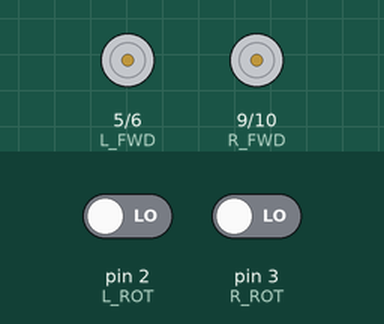
This program was run on a simulated Arduino Nano, built with avr-gcc and run on an emulated ATmega328P. Parts: motor-driver pin pairs drawn as motors (green arrow = first pin HIGH = forward, orange = second pin HIGH = backward, longer = more drive). Inputs (shaded band) come from the test bench; at power-on: pin 2 (L_ROT) LOW, pin 3 (R_ROT) LOW.

Above: at 0.1 s.
At 2.1 s:
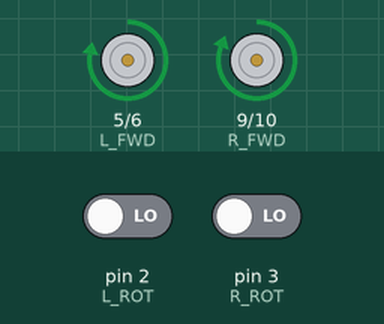
Timing chart, 0 to 3.6 s (numbered marks = the images above):
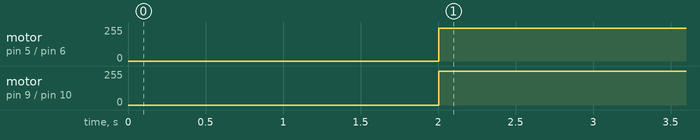

The program:

main.cpp
```cpp
#include <Arduino.h>

//function definitions

void leftSensorPulse();
void rightSensorPulse();

void drive(int speedPercent, int steerPercent = 0, float numRotations = 0);
void setMotorSpeed(int leftSpeed, int rightSpeed);
void followRightWall(int speed);
void setGripper(int position);

// Motor pins
#define L_FWD 5 // Left motor forward pin
#define R_FWD 9 // Right motor forward pin
#define L_BWD 6 // Left motor backward pin
#define R_BWD 10 // Right motor backward pin
#define L_ROT 2 // Left rotation sensor pin
#define R_ROT 3 // Right rotation sensor pin

// LINE SENSOR PINS
int _lineSensorPins[] = {A6, A7, A2, A3, A4, A5};

// Gripper constants
#define GRIPPER_PIN 11 // Gripper servo pin
#define GRIPPER_OPEN 100 // Gripper open position
#define GRIPPER_CLOSE 40 // Gripper close position

// Driving constants
#define PULSES_PER_REVOLUTION 20 // Number of pulses the rotation sensor outputs per revolution
#define STEERING_ADJUSTMENT -2 // Used to balance the speed

volatile unsigned int _leftPulses; //number of pulses counted by the left rotation sensor
volatile unsigned int _rightPulses; //number of pulses counted by the right rotation sensor

//calibration values for the line sensors
int _minValues[] = {1023, 1023, 1023, 1023, 1023, 1023}; //DARKEST VALUES
int _maxValues[] = {500, 500, 500, 500, 500, 500}; //LIGHTEST VALUES
int _lineTresholds[] = {800, 800, 800, 800, 800, 800}; //treshold for the line sensors
float _line_sensor_modifiers[] = {6, 3.5, 1.75, -1.75, -3.5, -6}; // weights for adjusting the intensity of steering based on the sensor position

int _currentLeftSpeed = 0; //current speed of the left motor
int _currentRightSpeed = 0; //current speed of the right motor

void setup() {
  setGripper(GRIPPER_OPEN); // open the gripper

  //begin the interrupt functions to count the rotations
  attachInterrupt(digitalPinToInterrupt(L_ROT), leftSensorPulse, RISING);
  attachInterrupt(digitalPinToInterrupt(R_ROT), rightSensorPulse, RISING);

  //set the motor pins
  pinMode(L_FWD, OUTPUT);
  pinMode(R_FWD, OUTPUT);
  pinMode(L_BWD, OUTPUT);
  pinMode(R_BWD, OUTPUT);
  pinMode(L_ROT, INPUT);
  pinMode(R_ROT, INPUT);

  //reset pins
  digitalWrite(L_FWD, LOW);
  digitalWrite(R_FWD, LOW);
  digitalWrite(L_BWD, LOW);
  digitalWrite(R_BWD, LOW);
}

void loop() {
  setGripper(GRIPPER_OPEN);

  delay(1000);

  setGripper(GRIPPER_CLOSE);

  delay(1000);

  setGripper(GRIPPER_OPEN);

  drive(100, 0, 1);

  _leftPulses = 0;
  _rightPulses = 0;
  drive(100);
  while (_leftPulses < 20 && _rightPulses < 20)
  {
    setGripper(GRIPPER_CLOSE);
  }
  drive(0);
  while (true)
  {
    if(millis() % 20 == 0)
    {
      setGripper(GRIPPER_CLOSE);
    }
  }
}

void setGripper(int position)
{
  // Constrain the position to prevent errors
  position = constrain(position, 0, 180);

  // Calculate the pulse width for the given position
  int pulseWidth = map(position, 0, 180, 544, 2400);

  // Send the pulse to the gripper servo
  digitalWrite(GRIPPER_PIN, HIGH);
  delayMicroseconds(pulseWidth);
  digitalWrite(GRIPPER_PIN, LOW);
}

//function for easy controll of the robot movement
//speedPercent: -100 to 100, steerPercent: -100 to 100, numRotations: 0 to inf
void drive(int speedPercent, int steerPercent = 0, float numRotations = 0)
{
  // Constrain the values to prevent errrors
  speedPercent = constrain(speedPercent, -100, 100);
  steerPercent = constrain(steerPercent + STEERING_ADJUSTMENT, -100, 100);
  numRotations = abs(numRotations);

  // Adjust speed based on steerPercent
  float leftSteerAdjustment = steerPercent < 0 ? -0.02 * -steerPercent + 1 : 1;
  float rightSteerAdjustment = steerPercent > 0 ? -0.02 * steerPercent + 1 : 1;
  int speedLeft = constrain((speedPercent * leftSteerAdjustment) * 2.55, -255, 255);
  int speedRight = constrain((speedPercent * rightSteerAdjustment) * 2.55, -255, 255);

  // Apply the motor speed
  setMotorSpeed(speedLeft, speedRight);

  // If rotations are specified drive the robot for the specified number of rotations
  if(numRotations != 0)
  {
    unsigned int startPulses = (steerPercent < 0 ? _rightPulses : _leftPulses);
    unsigned int targetPulses = startPulses + numRotations * PULSES_PER_REVOLUTION;
    while((steerPercent < 0 ? _rightPulses : _leftPulses) <= targetPulses)
    {

    }
    // Stop if the rotations are reached
    setMotorSpeed(0, 0);
  }
}

// Function for easy setting the motor speed
// leftSpeed: -255 to 255, rightSpeed: -255 to 255
// Does apply an initial boost to alow the motor to start
void setMotorSpeed(int leftSpeed, int rightSpeed)
{
  // Constrain the values to prevent errors
  leftSpeed = constrain(leftSpeed, -255, 255);
  rightSpeed = constrain(rightSpeed, -255, 255);

  // Determine which pins to power based on the direction
  int leftToDisable;
  int rightToDisable;
  int leftToPower;
  int rightToPower;

  if(leftSpeed < 0)
  {
    leftToDisable = L_FWD;
    leftToPower = L_BWD;
  }
  else
  {
    leftToDisable = L_BWD;
    leftToPower = L_FWD;
  }

  if(rightSpeed < 0)
  {
    rightToDisable = R_FWD;
    rightToPower = R_BWD;
  }
  else
  {
    rightToDisable = R_BWD;
    rightToPower = R_FWD;
  }

  // Disable the power for the oposite direction pins
  analogWrite(leftToDisable, 0);
  analogWrite(rightToDisable, 0);

  // Set the speed for the forward pins
  analogWrite(leftToPower, abs(leftSpeed));
  analogWrite(rightToPower, abs(rightSpeed));

  // Store the current speed for future refference
  _currentLeftSpeed = leftSpeed;
  _currentRightSpeed = rightSpeed;
}

// Interrupt function for counting the left rotation sensor pulses
void leftSensorPulse() {
  _leftPulses++;
}

// Interrupt function for counting the right rotation sensor pulses
void rightSensorPulse() {
  _rightPulses++;
}
```

Measured:
- by itself, motor on pin 5 (L_FWD) / pin 6 (L_BWD): stopped → forward 244/255 at 2.0 s
- by itself, motor on pin 9 (R_FWD) / pin 10 (R_BWD): stopped → forward 255/255 at 2.0 s
